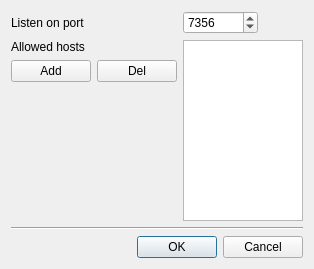
<?xml version="1.0" encoding="UTF-8"?>
<ui version="4.0">
 <class>RemoteControlSettings</class>
 <widget class="QDialog" name="RemoteControlSettings">
  <property name="geometry">
   <rect>
    <x>0</x>
    <y>0</y>
    <width>314</width>
    <height>269</height>
   </rect>
  </property>
  <property name="windowTitle">
   <string>Gqrx remote control settings</string>
  </property>
  <property name="windowIcon">
   <iconset resource="../../../resources/icons.qrc">
    <normaloff>:/icons/icons/settings.svg</normaloff>:/icons/icons/settings.svg</iconset>
  </property>
  <layout class="QVBoxLayout" name="verticalLayout">
   <item>
    <layout class="QGridLayout" name="gridLayout">
     <item row="0" column="0">
      <widget class="QLabel" name="portLabel">
       <property name="toolTip">
        <string>&lt;html&gt;&lt;head/&gt;&lt;body&gt;&lt;p&gt;Select which port to listen on&lt;/p&gt;&lt;p&gt;(0 selects a random port)&lt;/p&gt;&lt;/body&gt;&lt;/html&gt;</string>
       </property>
       <property name="text">
        <string>Listen on port</string>
       </property>
      </widget>
     </item>
     <item row="0" column="1">
      <widget class="QSpinBox" name="portSpinBox">
       <property name="minimumSize">
        <size>
         <width>75</width>
         <height>0</height>
        </size>
       </property>
       <property name="toolTip">
        <string>&lt;html&gt;&lt;head/&gt;&lt;body&gt;&lt;p&gt;Select which port to listen on&lt;/p&gt;&lt;p&gt;(0 selects a random port)&lt;/p&gt;&lt;/body&gt;&lt;/html&gt;</string>
       </property>
       <property name="minimum">
        <number>0</number>
       </property>
       <property name="maximum">
        <number>65535</number>
       </property>
       <property name="value">
        <number>7356</number>
       </property>
      </widget>
     </item>
     <item row="0" column="2">
      <spacer name="horizontalSpacer">
       <property name="orientation">
        <enum>Qt::Horizontal</enum>
       </property>
       <property name="sizeHint" stdset="0">
        <size>
         <width>40</width>
         <height>20</height>
        </size>
       </property>
      </spacer>
     </item>
     <item row="1" column="0">
      <widget class="QLabel" name="hostLabel">
       <property name="toolTip">
        <string>List of IP addresses where gqrx should accept connections from</string>
       </property>
       <property name="text">
        <string>Allowed hosts</string>
       </property>
      </widget>
     </item>
     <item row="1" column="1" rowspan="3" colspan="2">
      <widget class="QListWidget" name="hostListWidget">
       <property name="toolTip">
        <string>List of IP addresses where gqrx should accept connections from</string>
       </property>
       <property name="selectionMode">
        <enum>QAbstractItemView::ExtendedSelection</enum>
       </property>
       <property name="resizeMode">
        <enum>QListView::Fixed</enum>
       </property>
      </widget>
     </item>
     <item row="2" column="0">
      <layout class="QHBoxLayout" name="horizontalLayout">
       <item>
        <widget class="QPushButton" name="hostAddButton">
         <property name="toolTip">
          <string>Add a new host to the list</string>
         </property>
         <property name="text">
          <string>Add</string>
         </property>
        </widget>
       </item>
       <item>
        <widget class="QPushButton" name="hostDelButton">
         <property name="toolTip">
          <string>Delete the selected host from the list</string>
         </property>
         <property name="text">
          <string>Del</string>
         </property>
        </widget>
       </item>
      </layout>
     </item>
     <item row="3" column="0">
      <spacer name="verticalSpacer">
       <property name="orientation">
        <enum>Qt::Vertical</enum>
       </property>
       <property name="sizeHint" stdset="0">
        <size>
         <width>20</width>
         <height>40</height>
        </size>
       </property>
      </spacer>
     </item>
    </layout>
   </item>
   <item>
    <widget class="Line" name="line">
     <property name="orientation">
      <enum>Qt::Horizontal</enum>
     </property>
    </widget>
   </item>
   <item>
    <widget class="QDialogButtonBox" name="buttonBox">
     <property name="orientation">
      <enum>Qt::Horizontal</enum>
     </property>
     <property name="standardButtons">
      <set>QDialogButtonBox::Cancel|QDialogButtonBox::Ok</set>
     </property>
    </widget>
   </item>
  </layout>
 </widget>
 <resources>
  <include location="../../../resources/icons.qrc"/>
 </resources>
 <connections>
  <connection>
   <sender>buttonBox</sender>
   <signal>accepted()</signal>
   <receiver>RemoteControlSettings</receiver>
   <slot>accept()</slot>
   <hints>
    <hint type="sourcelabel">
     <x>248</x>
     <y>254</y>
    </hint>
    <hint type="destinationlabel">
     <x>157</x>
     <y>274</y>
    </hint>
   </hints>
  </connection>
  <connection>
   <sender>buttonBox</sender>
   <signal>rejected()</signal>
   <receiver>RemoteControlSettings</receiver>
   <slot>reject()</slot>
   <hints>
    <hint type="sourcelabel">
     <x>316</x>
     <y>260</y>
    </hint>
    <hint type="destinationlabel">
     <x>286</x>
     <y>274</y>
    </hint>
   </hints>
  </connection>
 </connections>
</ui>
